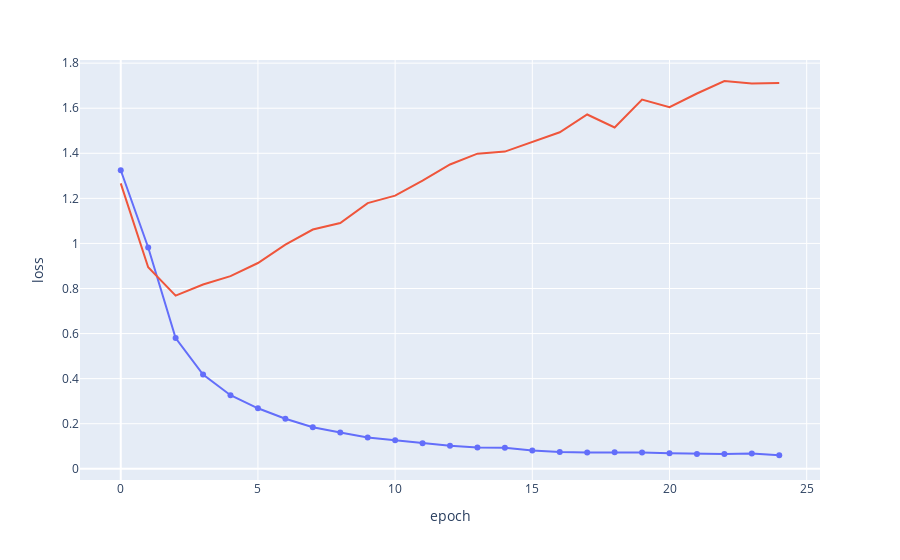

The notebook cell this image was saved under:
### Code cell
import plotly.express as px

fig = px.line(training_log, x=training_log.epoch, y=training_log.loss, markers=True)
fig.add_scatter(x=training_log.epoch, y=training_log.val_loss, mode='lines',showlegend =False)
fig.show()

### Figure 1 — Plotly figure (JSON) as saved in the notebook; plotly's stock layout.template omitted (floating-point values rounded to 4 significant figures)
{"data": [{"hovertemplate": "epoch=%{x}<br>loss=%{y}<extra></extra>", "legendgroup": "", "line": {"color": "#636efa", "dash": "solid"}, "marker": {"symbol": "circle"}, "mode": "markers+lines", "name": "", "orientation": "v", "showlegend": false, "type": "scatter", "x": [0, 1, 2, 3, 4, 5, 6, 7, 8, 9, 10, 11, 12, 13, 14, 15, 16, 17, 18, 19, 20, 21, 22, 23, 24], "xaxis": "x", "y": [1.325, 0.9818, 0.58, 0.4182, 0.3262, 0.2685, 0.222, 0.1841, 0.1606, 0.139, 0.1263, 0.1129, 0.1022, 0.0943, 0.09276, 0.08148, 0.07428, 0.07231, 0.0728, 0.07273, 0.06918, 0.06581, 0.0651, 0.06747, 0.06002], "yaxis": "y"}, {"mode": "lines", "showlegend": false, "type": "scatter", "x": [0, 1, 2, 3, 4, 5, 6, 7, 8, 9, 10, 11, 12, 13, 14, 15, 16, 17, 18, 19, 20, 21, 22, 23, 24], "y": [1.266, 0.8945, 0.7683, 0.8177, 0.8549, 0.9131, 0.9946, 1.062, 1.09, 1.179, 1.212, 1.278, 1.35, 1.399, 1.408, 1.449, 1.493, 1.572, 1.515, 1.638, 1.605, 1.665, 1.721, 1.71, 1.712]}], "layout": {"legend": {"tracegroupgap": 0}, "margin": {"t": 60}, "xaxis": {"anchor": "y", "domain": [0, 1], "title": {"text": "epoch"}}, "yaxis": {"anchor": "x", "domain": [0, 1], "title": {"text": "loss"}}}}
